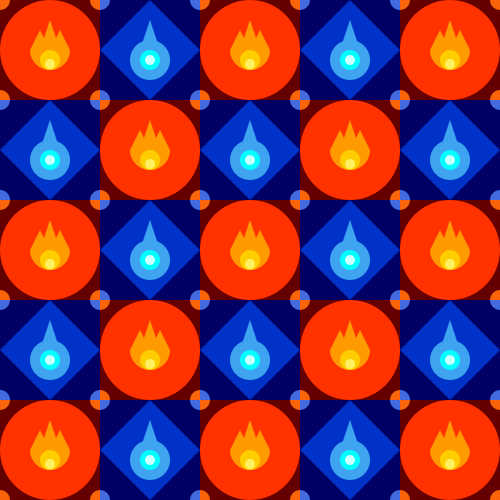
Frame 1 (no input)
Frame 60 (the mouse pressed at the canvas centre just before this capture): identical to frame 1, image omitted
Frame 120 (the mouse held since frame 60 and released just before this capture): identical to frame 1, image omitted

The Processing sketch that drew this single still picture (run headless with seeded random() and noise(); from frame 60 on, the mouse is pressed at the canvas centre):

// Processing sketch: Agua_e_fogo
// ── Agua_e_fogo.pde
int [][] matriz = new int [5][5];

void setup() {
  size(500, 500);
  noStroke();
}

void draw() {
  for (int y = 0; y < matriz.length; y += 1) {
    for (int x = 0; x < matriz[y].length; x += 1) {
      if ((y + x)%2 == 0) {
        desenhoFogo(y*100+(100/2), x*100+(100/2), 20);
      } else {
        desenhoAgua(y*100+(100/2), x*100+(100/2), 20);
      }
    }
  }
}


void desenhoAgua(int x, int y, float tamanho) {
  fill(0, 0, 100);
  rect(x - (tamanho*2.5), y-(tamanho*2.5), tamanho*5, tamanho*5);

  // general quad
  fill(0, 50, 200);
  quad(
    x, y - tamanho * 2.5,
    x - tamanho * 2.5, y,
    x, y + tamanho * 2.5,
    x + tamanho * 2.5, y
    );

  // arc
  fill(65, 107, 223);
  arc(x + tamanho * 2.5, y + tamanho * 2.5, tamanho, tamanho, radians(180), radians(270));
  arc(x - tamanho * 2.5, y + tamanho * 2.5, tamanho, tamanho, radians(270), radians(360));
  arc(x - tamanho * 2.5, y - tamanho * 2.5, tamanho, tamanho, radians(0), radians(90));
  arc(x + tamanho * 2.5, y - tamanho * 2.5, tamanho, tamanho, radians(90), radians(180));

  // triangle
  fill(62, 164, 240);
  triangle(
    x, y - tamanho * 1.5,
    x - tamanho / 2, y,
    x + tamanho / 2, y
    );

  // ellipses
  fill(62, 164, 240);
  ellipse(x, y + tamanho * 0.5, tamanho * 2, tamanho * 2);

  fill(0, 255, 255);
  ellipse(x, y + tamanho * 0.5, tamanho, tamanho);

  fill(200, 255, 255);
  ellipse(x, y + tamanho * 0.5, tamanho / 2, tamanho / 2);
}

void desenhoFogo(int x, int y, float tamanho) {
  fill(100, 0, 0);
  rect(x - (tamanho*2.5), y-(tamanho*2.5), tamanho*5, tamanho*5);

  // general ellipse
  fill(255, 50, 0);
  ellipse(x, y, tamanho*5, tamanho*5);

  // arc
  fill(250, 100, 10);
  arc(x + tamanho * 2.5, y + tamanho * 2.5, tamanho, tamanho, radians(180), radians(270));
  arc(x - tamanho * 2.5, y + tamanho * 2.5, tamanho, tamanho, radians(270), radians(360));
  arc(x - tamanho * 2.5, y - tamanho * 2.5, tamanho, tamanho, radians(0), radians(90));
  arc(x + tamanho * 2.5, y - tamanho * 2.5, tamanho, tamanho, radians(90), radians(180));


  // triangles
  fill(255, 154, 0);

  triangle(
    x, y - (tamanho*1.5),
    x - (tamanho/2), y,
    x + (tamanho/2), y
    );

  triangle(
    x - (tamanho/2), y - (tamanho),
    x - (tamanho), y,
    x, y
    );

  triangle(
    x + (tamanho/2), y - (tamanho),
    x, y,
    x + (tamanho), y
    );

  // arc
  arc(x, y, tamanho*2, tamanho*2, radians(0), radians(180));

  // ellipse
  fill(255, 206, 0);
  ellipse(x, y + (tamanho/2), tamanho, tamanho);

  fill(255, 240, 100);
  ellipse(x, y + (tamanho*0.7), tamanho/2, tamanho/2);
}
